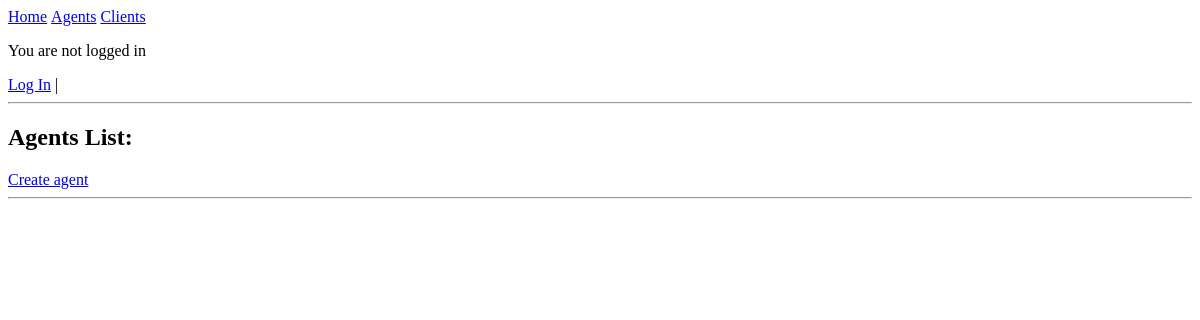
Before: /agents/ with the older database file.
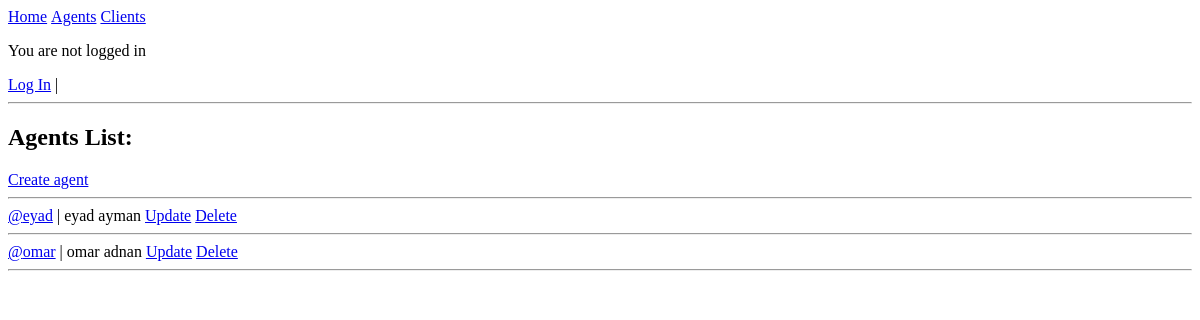
After: the same page with the newer database file.
### accounts/models.py (models this page shows, shortened)
class CustomUser(AbstractUser):
    class Role(models.TextChoices):
        ADMIN = "ADMIN", "Admin"
        AGENT = "AGENT", "Agent"
        CLIENT = "CLIENT", "Client"
    base_role = Role.ADMIN
    role = models.CharField(max_length=50, choices=Role.choices)
    NID = models.PositiveIntegerField(null=True, blank=True,unique=True, verbose_name="National Identification Number")
    phone_regex = RegexValidator(regex=r'^\+?1?\d{9,15}$', message="Phone number must be entered in the format: '+999999999'. Up to 15 digits allowed.")
    phone_number = models.CharField(validators=[phone_regex], max_length=17, blank=True) # Validators should be a list

### accounts/views.py (the view)
# urls.py: path("agents/",AgentListView.as_view(),name="agents-list"),
class AgentListView(ListView):
    template_name = "agents/agent_list.html"
    queryset = Agent.agents.all()
    context_object_name = "agents"

### accounts/templates/agents/agent_list.html
{% extends 'base.html' %}
{% block content %}
<h2>Agents List:</h2>
<span><a href="{% url 'agent-create' %}">Create agent</a></span>
<hr>
<ul>
    {% for agent in agents %}
    <li><a href="{% url 'agent-profile' agent.id %}"><span>@{{agent.username}}</span></a> | {{agent.get_full_name}} </li>
    <a href="{% url 'agent-update' agent.id %}">Update</a>
    <a href="{% url 'agent-delete' agent.id %}">Delete</a>
    <hr>
    {% endfor %}
</ul>
{% endblock %}

Changed rows visible on the page:
added CustomUser: username "eyad", get_full_name "eyad ayman"
added CustomUser: username "omar", get_full_name "omar adnan"
